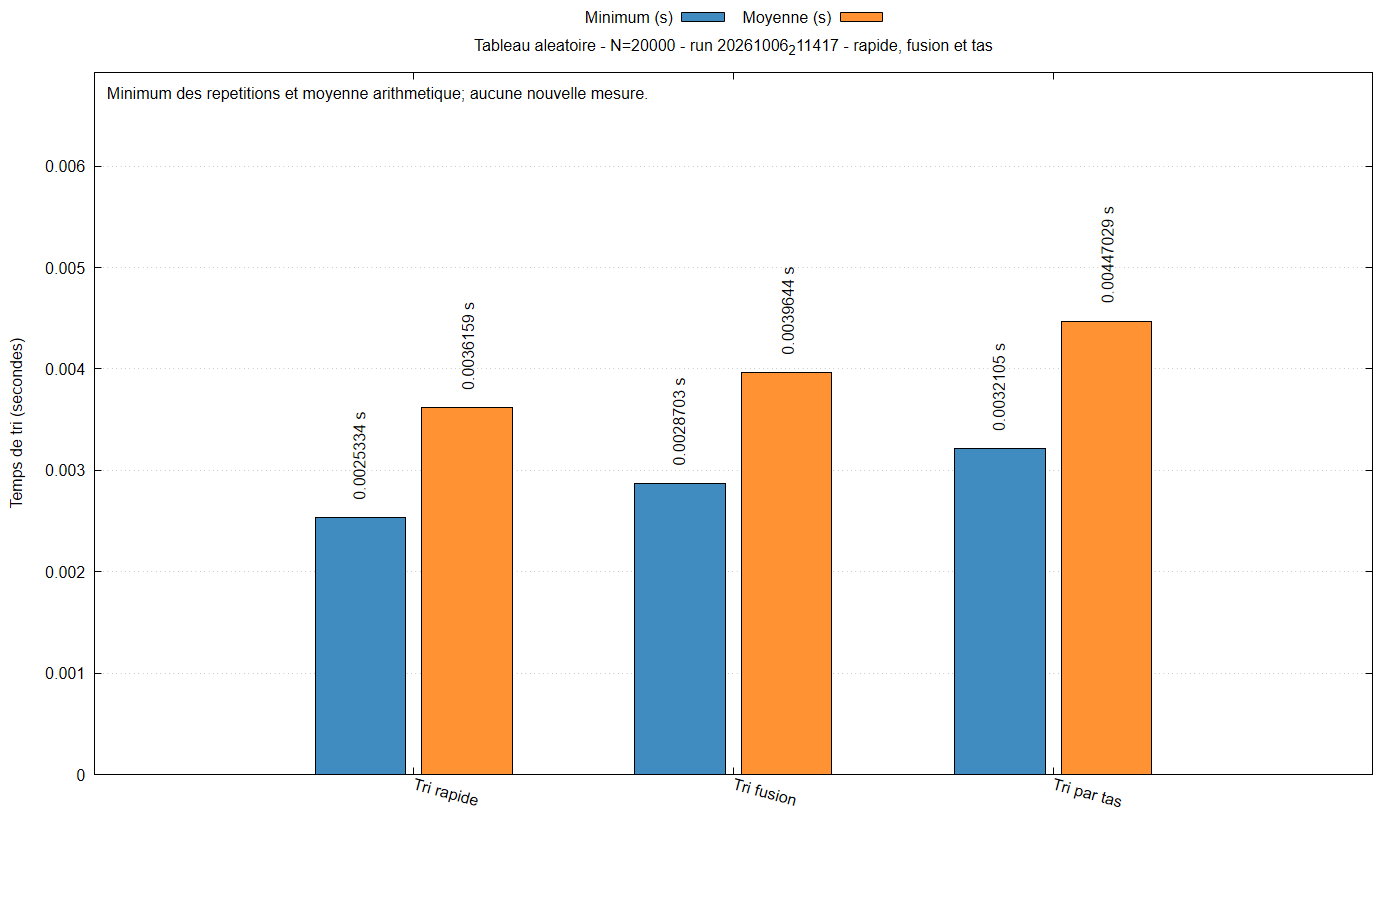

The script that saved this image:
set encoding utf8
set terminal pngcairo size 1400,900 font 'Arial,12'
set output 'graphiques/20261006_211417/histogrammes/aleatoire_20000_rapides.png'
set datafile separator ';'
set datafile missing 'non_mesure'
set title 'Tableau aleatoire - N=20000 - run 20261006_211417 - rapide, fusion et tas'
set ylabel 'Temps de tri (secondes)'
set style data histograms
set style histogram clustered gap 1
set style fill solid 0.85 border -1
set boxwidth 0.85
set grid ytics
set key outside top center horizontal
set xtics rotate by -15
set bmargin 7
set yrange [0:0.0069289495]
set label 1 'Minimum des repetitions et moyenne arithmetique; aucune nouvelle mesure.' at graph 0.01,0.97 front
plot 'graphiques/20261006_211417/histogrammes/aleatoire_20000_rapides.dat' every ::1 using 2:xticlabels(1) title 'Minimum (s)' lc rgb '#1f77b4', '' every ::1 using 3 title 'Moyenne (s)' lc rgb '#ff7f0e', '' every ::1 using ($0-0.17):2:(sprintf('%.6g s',column(2))) with labels rotate by 90 left offset 0,1 notitle, '' every ::1 using ($0+0.17):3:(sprintf('%.6g s',column(3))) with labels rotate by 90 left offset 0,1 notitle
unset output
